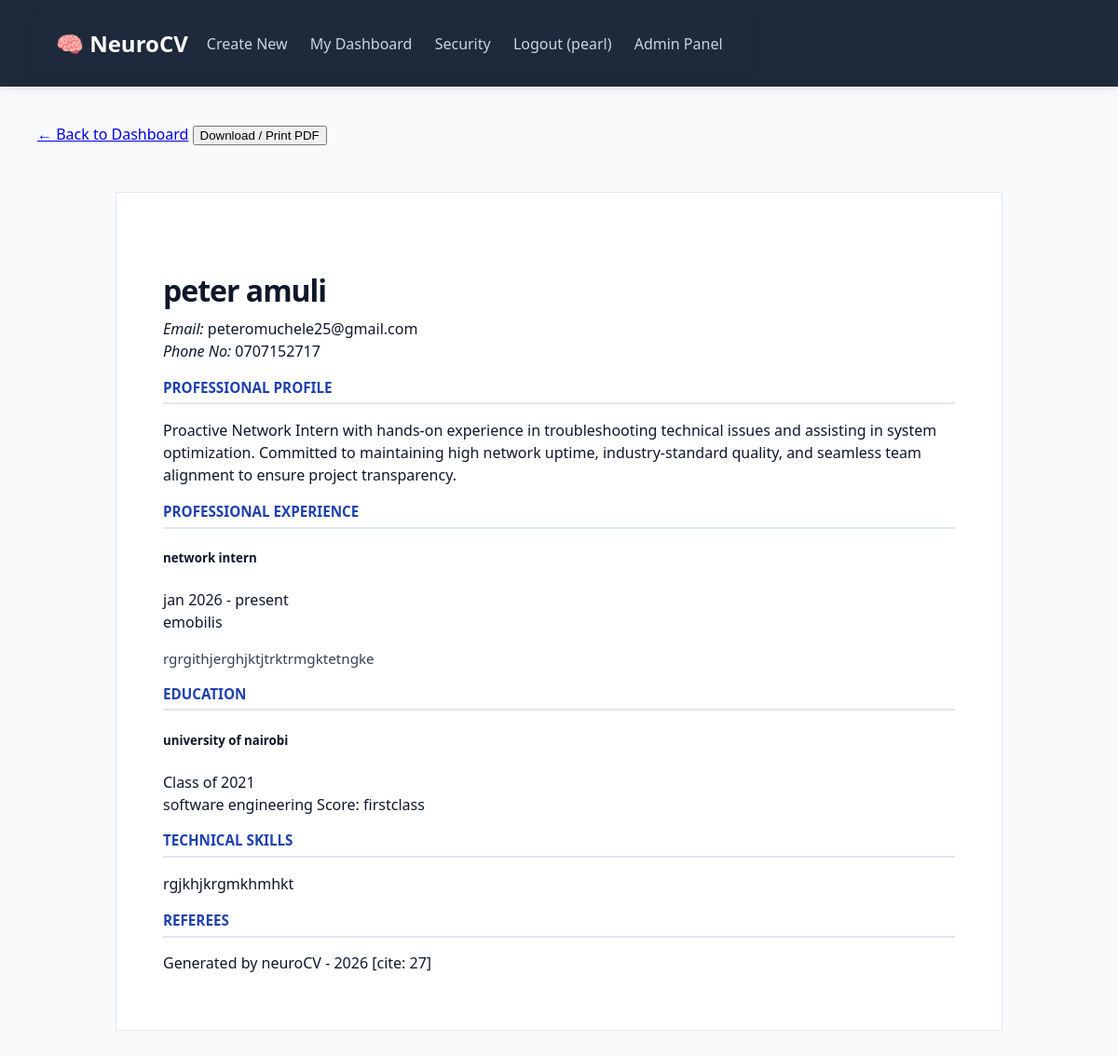
Page /resume/46/ (signed in) on the committed database.
### neuroCV/models.py (models this page shows, shortened)
class Resume(models.Model):
    user = models.ForeignKey(User, on_delete=models.CASCADE, null=True, blank=True)
    full_name = models.CharField(max_length=255)
    email = models.EmailField()
    phone = models.CharField(max_length=20)
    university = models.CharField(max_length=255)
    course = models.CharField(max_length=255)
    score = models.CharField(max_length=100)
    year = models.CharField(max_length=50) # Changed to CharField for flexibility (e.g., "2022-2026")
    company = models.CharField(max_length=255)
    role = models.CharField(max_length=255)
    duration = models.CharField(max_length=100)
    responsibilities = models.TextField()
    ai_summary = models.TextField(blank=True, null=True)
    ai_bullet = models.TextField(blank=True, null=True)
    skills = models.TextField()
    ref1_name = models.CharField(max_length=255, blank=True)
    ref1_job = models.CharField(max_length=255, blank=True)
    ref1_contact = models.CharField(max_length=255, blank=True)
    ref2_name = models.CharField(max_length=255, blank=True)
    ref2_job = models.CharField(max_length=255, blank=True)
    ref2_contact = models.CharField(max_length=255, blank=True)
    is_paid = models.BooleanField(default=False)
    checkout_request_id = models.CharField(max_length=100, blank=True, null=True)
    created_at = models.DateTimeField(auto_now_add=True)
    class Meta:
        ordering = ['-created_at'] # Shows newest resumes first in the dashboard

### neuroCV/views.py (the view)
# urls.py: path('resume/<int:pk>/', views.resume_detail, name='resume_detail'), # Your current resume view
@login_required # <--- Protects resume details
def resume_detail(request, pk):
    cv_data = get_object_or_404(Resume, pk=pk)
    return render(request, 'neuroCV/resume.html', {'cv': cv_data})

### neuroCV/templates/neuroCV/resume.html (shortened to what this page needs)
{% extends 'base.html' %}
{% block content %}
<div class="no-print container mt-4">
    <a href="{% url 'dashboard' %}" class="btn btn-outline-secondary">← Back to Dashboard</a>
    <button onclick="window.print()" class="btn btn-primary float-end">Download / Print PDF</button>
</div>
<div class="resume-paper shadow-sm">
    <div class="resume-header text-center">
        <h1 class="display-5 fw-bold text-uppercase">{{ cv.full_name }}</h1>
        <div class="contact-success text-muted">
            <i class="bi bi-envelope">Email: </i> {{ cv.email }}
            <br>
            <i class="bi bi-telephone">Phone No: </i> {{ cv.phone }}
        </div>
    </div>
    <div class="resume-section profile-box mt-4">
        <h3 class="section-title">Professional Profile</h3>
        <div class="content-text p-3 bg-light border-start border-primary border-4 rounded">
            {{ cv.ai_summary|linebreaks }}
        </div>
    </div>
    <div class="resume-section mt-4">
        <h3 class="section-title">Professional Experience</h3>
        <div class="entry mb-3">
            <div class="d-flex justify-content-between align-items-baseline">
                <h5 class="fw-bold mb-0">{{ cv.role }}</h5>
                <span class="text-muted small fw-bold">{{ cv.duration }}</span>
            </div>
            <div class="text-primary fw-semibold mb-2">{{ cv.company }}</div>
            <div class="responsibilities-text ps-3 border-start">
                {{ cv.responsibilities|linebreaks }}
            </div>
        </div>
    </div>
    <div class="resume-section mt-4">
        <h3 class="section-title">Education</h3>
        <div class="entry">
            <div class="d-flex justify-content-between align-items-baseline">
                <h5 class="fw-bold mb-0">{{ cv.university }}</h5>
                <span class="text-muted small fw-bold">Class of {{ cv.year }}</span>
            </div>
            <div class="d-flex justify-content-between">
                <span class="text-dark">{{ cv.course }}</span>
                <span class="badge bg-secondary">Score: {{ cv.score }}</span>
            </div>
        </div>
    </div>
    <div class="resume-section mt-4">
        <h3 class="section-title">Technical Skills</h3>
        <p class="ps-2">{{ cv.skills }}</p>
    </div>
    <div class="resume-section mt-4">
        <h3 class="section-title">Referees</h3>
    </div>
    <div class="resume-footer mt-5 text-center text-muted border-top pt-3 small">
        Generated by neuroCV - 2026 [cite: 27]
    </div>
</div>
{% endblock %}

### templates/base.html (shortened to what this page needs)
<!DOCTYPE html>
<html lang="en">
<head>
</head>
<body>
    <nav class="navbar">
        <nav class="navbar">
        <a href="{% url 'home' %}" class="nav-logo">🧠 NeuroCV</a>
        <div class="nav-links">
            <a href="{% url 'home' %}">Create New</a>
            {% if user.is_authenticated %}
                <a href="{% url 'dashboard' %}">My Dashboard</a>
                <a href="{% url 'password_change' %}">Security</a>
                <form action="{% url 'logout' %}" method="post" style="display:inline; margin-left: 20px;">
                    <button type="submit" style="background:none; border:none; color:#cbd5e1; font-family:inherit; font-size:inherit; cursor:pointer; font-weight:500; padding:0;">
                        Logout ({{ user.username }})
                    </button>
                      {% else %}
                <a href="{% url 'login' %}">Login</a>
            {% endif %}
                </form>
            <a href="/admin/" target="_blank">Admin Panel</a>
        </div>
    </nav>
    </nav>
    <div class="container">
        {% block content %}
        {% endblock %}
    </div>
</body>
</html>

### templates/base.html (style rules this page uses)
:root { --primary: #2563eb; --dark: #1e293b; }
body { font-family: 'Segoe UI', sans-serif; margin: 0; background: #f8fafc; }
.navbar { background: var(--dark); padding: 15px 30px; display: flex; justify-content: space-between; align-items: center; color: white; box-shadow: 0 2px 10px rgba(0,0,0,0.1); }
.nav-logo { font-weight: bold; font-size: 1.5rem; color: white; text-decoration: none; }
.nav-links a { color: #cbd5e1; text-decoration: none; margin-left: 20px; font-weight: 500; transition: color 0.3s; }
.container { padding: 20px; }

### neuroCV/templates/neuroCV/resume.html (style rules this page uses)
:root { --resume-blue: #1e40af; --text-dark: #0f172a; --border-color: #e2e8f0; }
.resume-paper { background: white; padding: 60px 50px; max-width: 850px; margin: 30px auto; border: 1px solid var(--border-color); color: var(--text-dark); line-height: 1.5; }
.resume-header h1 { letter-spacing: -1px; margin-bottom: 5px; }
.section-title { font-size: 0.95rem; color: var(--resume-blue); font-weight: 800; text-transform: uppercase; border-bottom: 2px solid var(--border-color); margin-bottom: 15px; padding-bottom: 5px; }
.responsibilities-text { font-size: 0.95rem; color: #334155; }

### rows in the picture
Resume: full_name "peter amuli", email "peteromuchele25@gmail.com", phone "0707152717", ai_summary "Proactive Network Intern with hands-on experience in troubleshooting technical issues and assisting in system optimization. Committed to maintaining high network uptime, industry-standard quality, and seamless team alignment to ensure project transparency.", role "network intern", duration "jan 2026 - present", company "emobilis", responsibilities "rgrgithjerghjktjtrktrmgktetngke", university "university of nairobi", year "2021", course "software engineering", score "firstclass", skills "rgjkhjkrgmkhmhkt"

### other values in the picture
{{ user.username }} "pearl"
